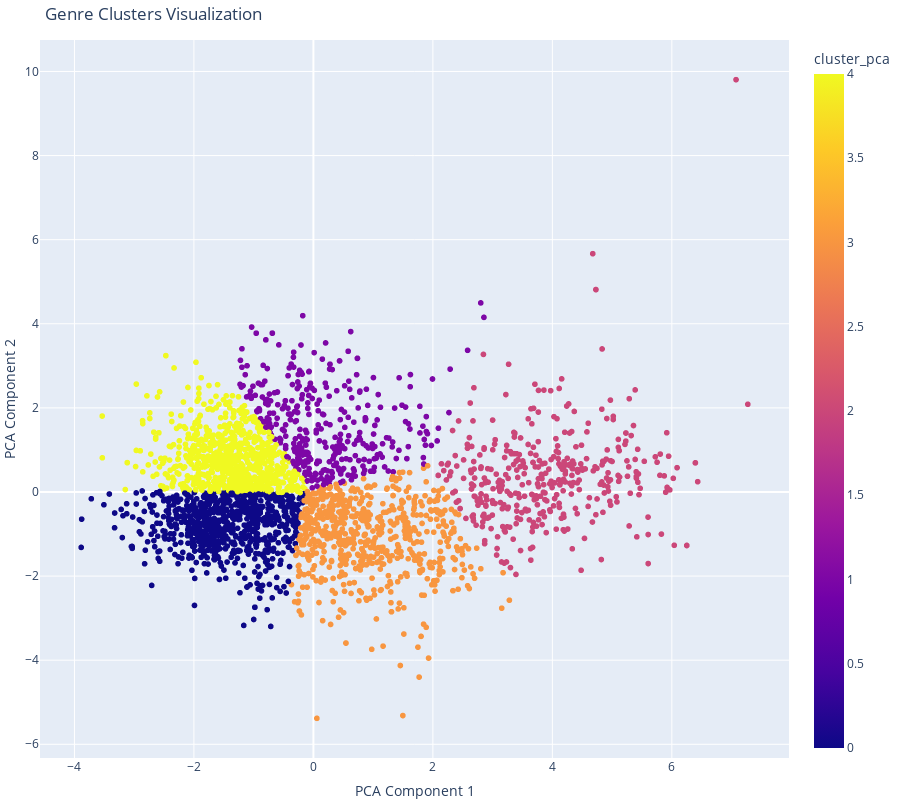

This figure's notebook cell:
### Code cell
# Interactive plot for Genre Clusters
import plotly.express as px
import plotly.graph_objects as go
fig = px.scatter(
    projection, x='x', y='y', color='cluster_pca',hover_data='generos',
    title='Genre Clusters Visualization', labels={'x': 'PCA Component 1', 'y': 'PCA Component 2'}
)

# Adding hover information
fig.update_traces(marker=dict(size=5), selector=dict(mode='markers+text'))

fig.update_layout(
    hovermode='closest',
    margin=dict(l=0, r=0, t=40, b=0),
    height=800,
    showlegend=True

)

### Figure 1 — Plotly figure (JSON) as saved in the notebook; plotly's stock layout.template omitted (floating-point values rounded to 4 significant figures; data arrays with more than 128 entries replaced by an {"elided": "..."} marker saying what was removed)
{"data": [{"customdata": {"elided": "2973x1 str values"}, "hovertemplate": "PCA Component 1=%{x}<br>PCA Component 2=%{y}<br>generos=%{customdata[0]}<br>cluster_pca=%{marker.color}<extra></extra>", "legendgroup": "", "marker": {"color": {"elided": "2973 int values"}, "coloraxis": "coloraxis", "symbol": "circle"}, "mode": "markers", "name": "", "showlegend": false, "type": "scattergl", "x": {"elided": "2973 float values"}, "xaxis": "x", "y": {"elided": "2973 float values"}, "yaxis": "y"}], "layout": {"coloraxis": {"colorbar": {"title": {"text": "cluster_pca"}}, "colorscale": [[0, "#0d0887"], [0.1111, "#46039f"], [0.2222, "#7201a8"], [0.3333, "#9c179e"], [0.4444, "#bd3786"], [0.5556, "#d8576b"], [0.6667, "#ed7953"], [0.7778, "#fb9f3a"], [0.8889, "#fdca26"], [1, "#f0f921"]]}, "height": 800, "hovermode": "closest", "legend": {"tracegroupgap": 0}, "margin": {"b": 0, "l": 0, "r": 0, "t": 40}, "showlegend": true, "title": {"text": "Genre Clusters Visualization"}, "xaxis": {"anchor": "y", "domain": [0, 1], "title": {"text": "PCA Component 1"}}, "yaxis": {"anchor": "x", "domain": [0, 1], "title": {"text": "PCA Component 2"}}}}
